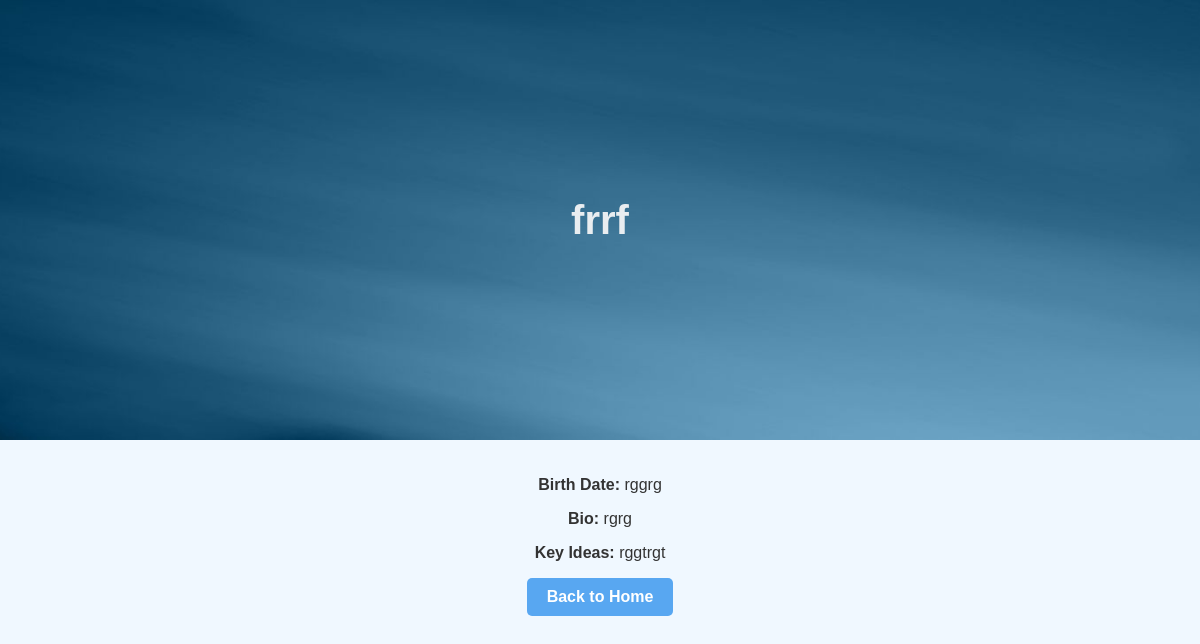
/PhiloApp/philosopher/5/, run on the app's committed database.
### PhiloApp/models.py (models this page shows)
class Philosophers(models.Model):
    FullName = models.CharField(max_length = 100)
    BirthDate = models.TextField()
    Bio = models.TextField()
    KeyIdeas = models.TextField()
    picture = models.ImageField(upload_to='philosopher_images',null=True,blank=True)

### PhiloApp/views.py (the view)
# urls.py: path('philosopher/<int:philosopher_id>/', views.philosopher_detail, name='philosopher_detail'),
def philosopher_detail(request, philosopher_id):
    philosopher = get_object_or_404(Philosophers, id=philosopher_id)
    return render(request, 'philosopher_detail.html', {'philosopher': philosopher})

### PhiloApp/templates/philosopher_detail.html (shortened to what this page needs)
{% load static %}
<!DOCTYPE html>
<html lang="en">
  <head>
    <link rel="stylesheet" href="{% static 'css/styles.css' %}" />
  </head>
  <body>
    <header>
      <h1>{{ philosopher.FullName }}</h1>
    </header>
    <div class="container">
      <div class="philosopher-detail">
        <p><strong>Birth Date:</strong> {{ philosopher.BirthDate }}</p>
        <p><strong>Bio:</strong> {{ philosopher.Bio }}</p>
        <p><strong>Key Ideas:</strong> {{ philosopher.KeyIdeas }}</p>
        <a href="{% url 'index' %}" class="btn">Back to Home</a>
      </div>
    </div>
  </body>
</html>

### PhiloApp/static/css/styles.css (style rules this page uses)
body { font-family: "Arial", sans-serif; background-color: #f0f8ff; color: #333; margin: 0; padding: 0; text-align: center; }
.container { max-width: 1200px; margin: 0 auto; padding: 20px; }
h1 { color: #e9edf0; text-align: center; }
a { color: #00b4d8; text-decoration: none; }
header { background-image: url("images/back3.jpg"); background-size: cover; background-position: center; height: 400px; display: flex; flex-direction: column; align-items: center; justify-content: center; padding: 20px 0; text-align: center; }
header h1 { margin: 0; font-size: 2.5rem; }
.btn { display: inline-block; padding: 10px 20px; background-color: #58a7f1; color: #ffffff; border: none; border-radius: 5px; cursor: pointer; transition: background-color 0.3s ease; font-weight: bold; }

### data on the page
Philosophers: FullName "frrf", BirthDate "rggrg", Bio "rgrg", KeyIdeas "rggtrgt"
